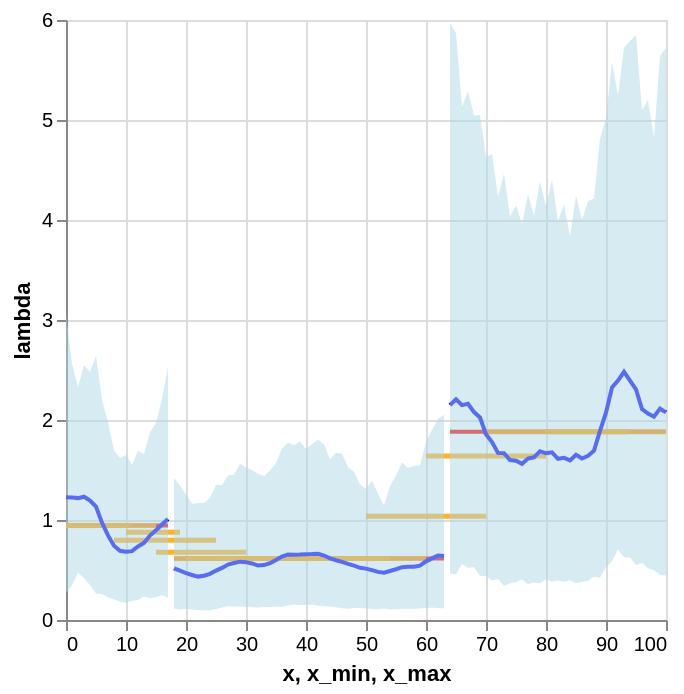

The notebook cell saved with this chart:
### Code cell
plot_posterior_lam(df_expanded, df_rates, mcmc_samples)

### Figure 1 — Vega-Lite specification as saved in the notebook (floating-point values rounded to 4 significant figures)
{"config": {"view": {"continuousWidth": 300, "continuousHeight": 300}}, "layer": [{"data": {"name": "data-5a4fbb7f1d3ae8ad9cc264a351aee7d3"}, "mark": {"type": "line", "color": "red"}, "encoding": {"detail": {"field": "segment", "type": "nominal"}, "x": {"field": "x", "type": "quantitative"}, "y": {"field": "lambda", "title": "lambda", "type": "quantitative"}}}, {"data": {"name": "data-f77c8e4c605da7fa41a5ea27eef36e56"}, "mark": {"type": "rule", "color": "orange", "opacity": 0.85, "strokeWidth": 2.5}, "encoding": {"x": {"field": "x_min", "type": "quantitative"}, "x2": {"field": "x_max"}, "y": {"field": "lambda_obs", "title": "lambda", "type": "quantitative"}}}, {"data": {"name": "data-5a4fbb7f1d3ae8ad9cc264a351aee7d3"}, "mark": {"type": "line", "color": "blue"}, "encoding": {"detail": {"field": "segment", "type": "nominal"}, "x": {"field": "x", "type": "quantitative"}, "y": {"field": "lam", "title": "lambda", "type": "quantitative"}}}, {"data": {"name": "data-5a4fbb7f1d3ae8ad9cc264a351aee7d3"}, "mark": {"type": "area", "color": "lightblue", "opacity": 0.5}, "encoding": {"detail": {"field": "segment", "type": "nominal"}, "x": {"field": "x", "type": "quantitative"}, "y": {"field": "lam_lower", "title": "lambda", "type": "quantitative"}, "y2": {"field": "lam_upper", "title": "lambda"}}}], "$schema": "https://vega.github.io/schema/vega-lite/v6.1.0.json", "datasets": {"data-5a4fbb7f1d3ae8ad9cc264a351aee7d3": [{"x": 0, "lambda": 0.9442, "lam": 1.227, "lam_lower": 0.2709, "lam_upper": 3.065, "segment": 0}, {"x": 1, "lambda": 0.9442, "lam": 1.224, "lam_lower": 0.3492, "lam_upper": 2.562, "segment": 0}, {"x": 2, "lambda": 0.9442, "lam": 1.219, "lam_lower": 0.4733, "lam_upper": 2.327, "segment": 0}, {"x": 3, "lambda": 0.9442, "lam": 1.233, "lam_lower": 0.421, "lam_upper": 2.548, "segment": 0}, {"x": 4, "lambda": 0.9442, "lam": 1.194, "lam_lower": 0.351, "lam_upper": 2.481, "segment": 0}, {"x": 5, "lambda": 0.9442, "lam": 1.134, "lam_lower": 0.2646, "lam_upper": 2.644, "segment": 0}, {"x": 6, "lambda": 0.9442, "lam": 0.9731, "lam_lower": 0.2607, "lam_upper": 2.203, "segment": 0}, {"x": 7, "lambda": 0.9442, "lam": 0.8457, "lam_lower": 0.2242, "lam_upper": 1.975, "segment": 0}, {"x": 8, "lambda": 0.9442, "lam": 0.7433, "lam_lower": 0.2078, "lam_upper": 1.699, "segment": 0}, {"x": 9, "lambda": 0.9442, "lam": 0.6919, "lam_lower": 0.1836, "lam_upper": 1.619, "segment": 0}, {"x": 10, "lambda": 0.9442, "lam": 0.6827, "lam_lower": 0.1717, "lam_upper": 1.65, "segment": 0}, {"x": 11, "lambda": 0.9442, "lam": 0.6883, "lam_lower": 0.1888, "lam_upper": 1.552, "segment": 0}, {"x": 12, "lambda": 0.9442, "lam": 0.7348, "lam_lower": 0.1998, "lam_upper": 1.689, "segment": 0}, {"x": 13, "lambda": 0.9442, "lam": 0.7713, "lam_lower": 0.234, "lam_upper": 1.661, "segment": 0}, {"x": 14, "lambda": 0.9442, "lam": 0.8447, "lam_lower": 0.2171, "lam_upper": 1.879, "segment": 0}, {"x": 15, "lambda": 0.9442, "lam": 0.8981, "lam_lower": 0.228, "lam_upper": 1.97, "segment": 0}, {"x": 16, "lambda": 0.9442, "lam": 0.9543, "lam_lower": 0.2475, "lam_upper": 2.211, "segment": 0}, {"x": 17, "lambda": 0.9442, "lam": 1.01, "lam_lower": 0.2232, "lam_upper": 2.537, "segment": 0}, {"x": 18, "lambda": 0.6159, "lam": 0.5169, "lam_lower": 0.1158, "lam_upper": 1.42, "segment": 1}, {"x": 19, "lambda": 0.6159, "lam": 0.4927, "lam_lower": 0.1045, "lam_upper": 1.344, "segment": 1}, {"x": 20, "lambda": 0.6159, "lam": 0.4679, "lam_lower": 0.1124, "lam_upper": 1.254, "segment": 1}, {"x": 21, "lambda": 0.6159, "lam": 0.4504, "lam_lower": 0.105, "lam_upper": 1.162, "segment": 1}, {"x": 22, "lambda": 0.6159, "lam": 0.434, "lam_lower": 0.09881, "lam_upper": 1.169, "segment": 1}, {"x": 23, "lambda": 0.6159, "lam": 0.4428, "lam_lower": 0.09817, "lam_upper": 1.17, "segment": 1}, {"x": 24, "lambda": 0.6159, "lam": 0.4618, "lam_lower": 0.09846, "lam_upper": 1.222, "segment": 1}, {"x": 25, "lambda": 0.6159, "lam": 0.4944, "lam_lower": 0.1088, "lam_upper": 1.351, "segment": 1}, {"x": 26, "lambda": 0.6159, "lam": 0.521, "lam_lower": 0.1254, "lam_upper": 1.349, "segment": 1}, {"x": 27, "lambda": 0.6159, "lam": 0.5549, "lam_lower": 0.1367, "lam_upper": 1.445, "segment": 1}, {"x": 28, "lambda": 0.6159, "lam": 0.5705, "lam_lower": 0.1353, "lam_upper": 1.452, "segment": 1}, {"x": 29, "lambda": 0.6159, "lam": 0.5835, "lam_lower": 0.1352, "lam_upper": 1.563, "segment": 1}, {"x": 30, "lambda": 0.6159, "lam": 0.5785, "lam_lower": 0.1315, "lam_upper": 1.524, "segment": 1}, {"x": 31, "lambda": 0.6159, "lam": 0.5654, "lam_lower": 0.1286, "lam_upper": 1.502, "segment": 1}, {"x": 32, "lambda": 0.6159, "lam": 0.5448, "lam_lower": 0.1259, "lam_upper": 1.463, "segment": 1}, {"x": 33, "lambda": 0.6159, "lam": 0.5489, "lam_lower": 0.1309, "lam_upper": 1.436, "segment": 1}, {"x": 34, "lambda": 0.6159, "lam": 0.568, "lam_lower": 0.1303, "lam_upper": 1.496, "segment": 1}, {"x": 35, "lambda": 0.6159, "lam": 0.6005, "lam_lower": 0.1357, "lam_upper": 1.569, "segment": 1}, {"x": 36, "lambda": 0.6159, "lam": 0.6343, "lam_lower": 0.1318, "lam_upper": 1.715, "segment": 1}, {"x": 37, "lambda": 0.6159, "lam": 0.6553, "lam_lower": 0.1458, "lam_upper": 1.775, "segment": 1}, {"x": 38, "lambda": 0.6159, "lam": 0.6529, "lam_lower": 0.156, "lam_upper": 1.748, "segment": 1}, {"x": 39, "lambda": 0.6159, "lam": 0.6542, "lam_lower": 0.1489, "lam_upper": 1.785, "segment": 1}, {"x": 40, "lambda": 0.6159, "lam": 0.6583, "lam_lower": 0.151, "lam_upper": 1.709, "segment": 1}, {"x": 41, "lambda": 0.6159, "lam": 0.6593, "lam_lower": 0.1522, "lam_upper": 1.757, "segment": 1}, {"x": 42, "lambda": 0.6159, "lam": 0.6619, "lam_lower": 0.1416, "lam_upper": 1.806, "segment": 1}, {"x": 43, "lambda": 0.6159, "lam": 0.6443, "lam_lower": 0.1385, "lam_upper": 1.756, "segment": 1}, {"x": 44, "lambda": 0.6159, "lam": 0.6161, "lam_lower": 0.1345, "lam_upper": 1.606, "segment": 1}, {"x": 45, "lambda": 0.6159, "lam": 0.5975, "lam_lower": 0.1286, "lam_upper": 1.672, "segment": 1}, {"x": 46, "lambda": 0.6159, "lam": 0.5811, "lam_lower": 0.1173, "lam_upper": 1.664, "segment": 1}, {"x": 47, "lambda": 0.6159, "lam": 0.5608, "lam_lower": 0.1115, "lam_upper": 1.529, "segment": 1}, {"x": 48, "lambda": 0.6159, "lam": 0.5434, "lam_lower": 0.1191, "lam_upper": 1.483, "segment": 1}, {"x": 49, "lambda": 0.6159, "lam": 0.5218, "lam_lower": 0.1206, "lam_upper": 1.354, "segment": 1}, {"x": 50, "lambda": 0.6159, "lam": 0.5136, "lam_lower": 0.1161, "lam_upper": 1.309, "segment": 1}, {"x": 51, "lambda": 0.6159, "lam": 0.4983, "lam_lower": 0.1089, "lam_upper": 1.395, "segment": 1}, {"x": 52, "lambda": 0.6159, "lam": 0.481, "lam_lower": 0.1087, "lam_upper": 1.261, "segment": 1}, {"x": 53, "lambda": 0.6159, "lam": 0.4722, "lam_lower": 0.1154, "lam_upper": 1.145, "segment": 1}, {"x": 54, "lambda": 0.6159, "lam": 0.4904, "lam_lower": 0.1057, "lam_upper": 1.338, "segment": 1}, {"x": 55, "lambda": 0.6159, "lam": 0.5075, "lam_lower": 0.1064, "lam_upper": 1.445, "segment": 1}, {"x": 56, "lambda": 0.6159, "lam": 0.5281, "lam_lower": 0.1094, "lam_upper": 1.575, "segment": 1}, {"x": 57, "lambda": 0.6159, "lam": 0.5313, "lam_lower": 0.1131, "lam_upper": 1.519, "segment": 1}, {"x": 58, "lambda": 0.6159, "lam": 0.5318, "lam_lower": 0.1089, "lam_upper": 1.54, "segment": 1}, {"x": 59, "lambda": 0.6159, "lam": 0.5435, "lam_lower": 0.1182, "lam_upper": 1.547, "segment": 1}, {"x": 60, "lambda": 0.6159, "lam": 0.5867, "lam_lower": 0.1179, "lam_upper": 1.78, "segment": 1}, {"x": 61, "lambda": 0.6159, "lam": 0.6159, "lam_lower": 0.1259, "lam_upper": 1.901, "segment": 1}, {"x": 62, "lambda": 0.6159, "lam": 0.6438, "lam_lower": 0.118, "lam_upper": 2.011, "segment": 1}, {"x": 63, "lambda": 0.6159, "lam": 0.6393, "lam_lower": 0.1186, "lam_upper": 2.053, "segment": 1}, {"x": 64, "lambda": 1.882, "lam": 2.149, "lam_lower": 0.4654, "lam_upper": 5.973, "segment": 2}, {"x": 65, "lambda": 1.882, "lam": 2.208, "lam_lower": 0.4586, "lam_upper": 5.865, "segment": 2}, {"x": 66, "lambda": 1.882, "lam": 2.148, "lam_lower": 0.5595, "lam_upper": 5.133, "segment": 2}, {"x": 67, "lambda": 1.882, "lam": 2.163, "lam_lower": 0.523, "lam_upper": 5.284, "segment": 2}, {"x": 68, "lambda": 1.882, "lam": 2.079, "lam_lower": 0.5277, "lam_upper": 5.044, "segment": 2}, {"x": 69, "lambda": 1.882, "lam": 2.025, "lam_lower": 0.4395, "lam_upper": 5.049, "segment": 2}, {"x": 70, "lambda": 1.882, "lam": 1.857, "lam_lower": 0.4405, "lam_upper": 4.626, "segment": 2}, {"x": 71, "lambda": 1.882, "lam": 1.78, "lam_lower": 0.3944, "lam_upper": 4.661, "segment": 2}, {"x": 72, "lambda": 1.882, "lam": 1.671, "lam_lower": 0.4107, "lam_upper": 4.232, "segment": 2}, {"x": 73, "lambda": 1.882, "lam": 1.668, "lam_lower": 0.3393, "lam_upper": 4.463, "segment": 2}, {"x": 74, "lambda": 1.882, "lam": 1.599, "lam_lower": 0.367, "lam_upper": 4.034, "segment": 2}, {"x": 75, "lambda": 1.882, "lam": 1.593, "lam_lower": 0.3793, "lam_upper": 4.148, "segment": 2}, {"x": 76, "lambda": 1.882, "lam": 1.562, "lam_lower": 0.4048, "lam_upper": 3.959, "segment": 2}, {"x": 77, "lambda": 1.882, "lam": 1.615, "lam_lower": 0.3595, "lam_upper": 4.252, "segment": 2}, {"x": 78, "lambda": 1.882, "lam": 1.627, "lam_lower": 0.3757, "lam_upper": 4.042, "segment": 2}, {"x": 79, "lambda": 1.882, "lam": 1.688, "lam_lower": 0.3665, "lam_upper": 4.384, "segment": 2}, {"x": 80, "lambda": 1.882, "lam": 1.667, "lam_lower": 0.4077, "lam_upper": 4.139, "segment": 2}, {"x": 81, "lambda": 1.882, "lam": 1.677, "lam_lower": 0.3828, "lam_upper": 4.399, "segment": 2}, {"x": 82, "lambda": 1.882, "lam": 1.612, "lam_lower": 0.3948, "lam_upper": 3.988, "segment": 2}, {"x": 83, "lambda": 1.882, "lam": 1.621, "lam_lower": 0.3833, "lam_upper": 4.156, "segment": 2}, {"x": 84, "lambda": 1.882, "lam": 1.597, "lam_lower": 0.3986, "lam_upper": 3.836, "segment": 2}, {"x": 85, "lambda": 1.882, "lam": 1.653, "lam_lower": 0.3665, "lam_upper": 4.246, "segment": 2}, {"x": 86, "lambda": 1.882, "lam": 1.615, "lam_lower": 0.3815, "lam_upper": 4.001, "segment": 2}, {"x": 87, "lambda": 1.882, "lam": 1.642, "lam_lower": 0.3902, "lam_upper": 4.189, "segment": 2}, {"x": 88, "lambda": 1.882, "lam": 1.693, "lam_lower": 0.4342, "lam_upper": 4.216, "segment": 2}, {"x": 89, "lambda": 1.882, "lam": 1.891, "lam_lower": 0.4223, "lam_upper": 4.812, "segment": 2}, {"x": 90, "lambda": 1.882, "lam": 2.073, "lam_lower": 0.5282, "lam_upper": 5.015, "segment": 2}, {"x": 91, "lambda": 1.882, "lam": 2.325, "lam_lower": 0.5902, "lam_upper": 5.578, "segment": 2}, {"x": 92, "lambda": 1.882, "lam": 2.395, "lam_lower": 0.7046, "lam_upper": 5.246, "segment": 2}, {"x": 93, "lambda": 1.882, "lam": 2.482, "lam_lower": 0.627, "lam_upper": 5.724, "segment": 2}, {"x": 94, "lambda": 1.882, "lam": 2.393, "lam_lower": 0.6254, "lam_upper": 5.79, "segment": 2}, {"x": 95, "lambda": 1.882, "lam": 2.306, "lam_lower": 0.5505, "lam_upper": 5.851, "segment": 2}, {"x": 96, "lambda": 1.882, "lam": 2.11, "lam_lower": 0.5703, "lam_upper": 5.101, "segment": 2}, {"x": 97, "lambda": 1.882, "lam": 2.065, "lam_lower": 0.5172, "lam_upper": 5.2, "segment": 2}, {"x": 98, "lambda": 1.882, "lam": 2.033, "lam_lower": 0.4968, "lam_upper": 4.818, "segment": 2}, {"x": 99, "lambda": 1.882, "lam": 2.113, "lam_lower": 0.4495, "lam_upper": 5.639, "segment": 2}, {"x": 100, "lambda": 1.882, "lam": 2.076, "lam_lower": 0.4447, "lam_upper": 5.725, "segment": 2}], "data-f77c8e4c605da7fa41a5ea27eef36e56": [{"obs_interval": "[0,12)", "x_min": 0, "x_max": 11, "lambda_obs": 0.9442}, {"obs_interval": "[0,5]", "x_min": 0, "x_max": 5, "lambda_obs": 0.9442}, {"obs_interval": "[10,20)", "x_min": 10, "x_max": 19, "lambda_obs": 0.8785}, {"obs_interval": "[15,30]", "x_min": 15, "x_max": 30, "lambda_obs": 0.6774}, {"obs_interval": "[18,35)", "x_min": 18, "x_max": 34, "lambda_obs": 0.6159}, {"obs_interval": "[20,40]", "x_min": 20, "x_max": 40, "lambda_obs": 0.6159}, {"obs_interval": "[25,45)", "x_min": 25, "x_max": 44, "lambda_obs": 0.6159}, {"obs_interval": "[30,50]", "x_min": 30, "x_max": 50, "lambda_obs": 0.6159}, {"obs_interval": "[35,55)", "x_min": 35, "x_max": 54, "lambda_obs": 0.6159}, {"obs_interval": "[40,60]", "x_min": 40, "x_max": 60, "lambda_obs": 0.6159}, {"obs_interval": "[5,15]", "x_min": 5, "x_max": 15, "lambda_obs": 0.9442}, {"obs_interval": "[50,70]", "x_min": 50, "x_max": 70, "lambda_obs": 1.038}, {"obs_interval": "[60,80]", "x_min": 60, "x_max": 80, "lambda_obs": 1.64}, {"obs_interval": "[70,90]", "x_min": 70, "x_max": 90, "lambda_obs": 1.882}, {"obs_interval": "[8,25]", "x_min": 8, "x_max": 25, "lambda_obs": 0.7983}, {"obs_interval": "[80,95)", "x_min": 80, "x_max": 94, "lambda_obs": 1.882}, {"obs_interval": "[90,100]", "x_min": 90, "x_max": 100, "lambda_obs": 1.882}]}}
